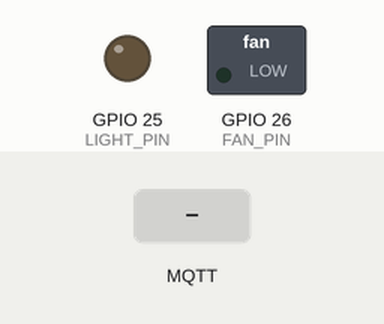
A sketch run on a simulated ESP32. Parts: switched loads named in the sketch (green lamp = pin HIGH), output pins drawn as LEDs (lit = HIGH). Inputs (shaded band) come from the test bench. WiFi joins after 1.5 s; servers stay silent unless stated; random numbers use the default seed unless the sketch sets one; no MQTT or app messages arrive unless stated; what the sketch prints to the serial monitor is not drawn.

Above: at 2.7 s.
2.8 s: MQTT message "on" arrives on the first subscribed topic
At 3.4 s:
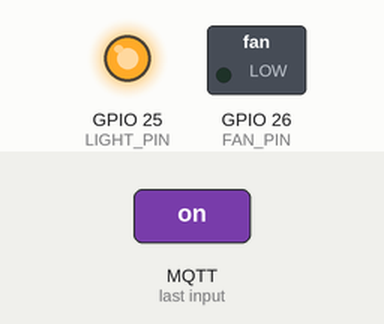
4.3 s: MQTT message "on" arrives on the second subscribed topic
At 5.5 s:
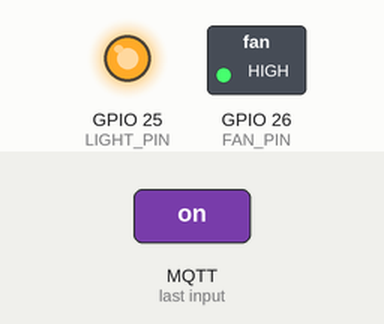
5.8 s: MQTT message "1" arrives on the first subscribed topic
At 6.8 s:
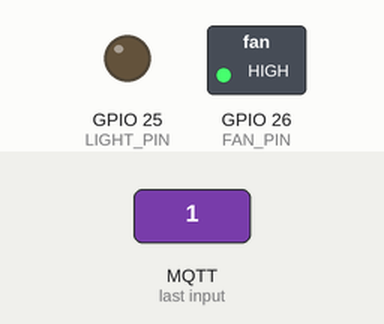
Timing chart, 0 to 8.8 s (numbered marks = the images above; inputs shaded):
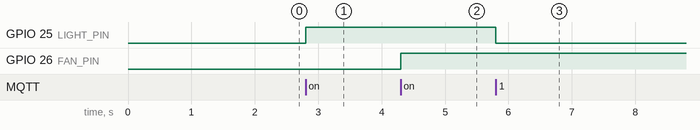

The sketch:

esp_.ino
```cpp
#include <WiFi.h>
#include <PubSubClient.h>

// --- WiFi Credentials ---
const char* ssid = "Haseeb";
const char* password = "hasibraj1";

// --- MQTT Broker Settings ---
const char* mqtt_server = "broker.hivemq.com";
const int mqtt_port = 1883;

// --- GPIO Pin Definitions for Relays ---
const int LIGHT_PIN = 25; // Connect Relay 1 (Light) here
const int FAN_PIN = 26;   // Connect Relay 2 (Fan) here

// --- MQTT Topics ---
const char* TOPIC_LIGHT_SET = "myhome/esp32/light/set";
const char* TOPIC_LIGHT_STATUS = "myhome/esp32/light/status";

const char* TOPIC_FAN_SET = "myhome/esp32/fan/set";
const char* TOPIC_FAN_STATUS = "myhome/esp32/fan/status";

WiFiClient espClient;
PubSubClient client(espClient);

// Function declarations
void setup_wifi();
void reconnect();
void callback(char* topic, byte* payload, unsigned int length);

void setup() {
  Serial.begin(115200);

  // Initialize Relay Pins
  pinMode(LIGHT_PIN, OUTPUT);
  pinMode(FAN_PIN, OUTPUT);

  // Set default state to OFF (LOW). Change to HIGH if your relay module is Active-Low.
  digitalWrite(LIGHT_PIN, LOW);
  digitalWrite(FAN_PIN, LOW);

  // Connect to Wi-Fi and MQTT
  setup_wifi();
  client.setServer(mqtt_server, mqtt_port);
  client.setCallback(callback);
}

void loop() {
  if (!client.connected()) {
    reconnect();
  }
  client.loop();
}

// --- Connect to Wi-Fi ---
void setup_wifi() {
  delay(10);
  Serial.println();
  Serial.print("Connecting to ");
  Serial.println(ssid);

  WiFi.begin(ssid, password);

  while (WiFi.status() != WL_CONNECTED) {
    delay(500);
    Serial.print(".");
  }

  Serial.println("");
  Serial.println("WiFi connected!");
  Serial.print("IP address: ");
  Serial.println(WiFi.localIP());
}

// --- MQTT Callback: Triggered when a message is received ---
void callback(char* topic, byte* payload, unsigned int length) {
  String message = "";
  for (unsigned int i = 0; i < length; i++) {
    message += (char)payload[i];
  }

  Serial.print("Message arrived [");
  Serial.print(topic);
  Serial.print("] ");
  Serial.println(message);

  // Handle Light Command
  if (String(topic) == TOPIC_LIGHT_SET) {
    if (message == "on") {
      digitalWrite(LIGHT_PIN, HIGH);
      client.publish(TOPIC_LIGHT_STATUS, "on", true); // Retain status
    } else {
      digitalWrite(LIGHT_PIN, LOW);
      client.publish(TOPIC_LIGHT_STATUS, "off", true);
    }
  }

  // Handle Fan Command
  else if (String(topic) == TOPIC_FAN_SET) {
    if (message == "on") {
      digitalWrite(FAN_PIN, HIGH);
      client.publish(TOPIC_FAN_STATUS, "on", true); // Retain status
    } else {
      digitalWrite(FAN_PIN, LOW);
      client.publish(TOPIC_FAN_STATUS, "off", true);
    }
  }
}

// --- Reconnect to MQTT Broker if disconnected ---
void reconnect() {
  while (!client.connected()) {
    Serial.print("Attempting MQTT connection...");

    // Create a unique client ID using chip ID
    String clientId = "ESP32Client-";
    clientId += String(random(0xffff), HEX);

    if (client.connect(clientId.c_str())) {
      Serial.println("connected");

      // Subscribe to command topics
      client.subscribe(TOPIC_LIGHT_SET);
      client.subscribe(TOPIC_FAN_SET);

      // Publish current physical states on startup/reconnect
      client.publish(TOPIC_LIGHT_STATUS, digitalRead(LIGHT_PIN) == HIGH ? "on" : "off", true);
      client.publish(TOPIC_FAN_STATUS, digitalRead(FAN_PIN) == HIGH ? "on" : "off", true);
    } else {
      Serial.print("failed, rc=");
      Serial.print(client.state());
      Serial.println(" try again in 5 seconds");
      delay(5000);
    }
  }
}
```

Measured:
- after the input at 2.8 s, GPIO 25 (LIGHT_PIN): LOW → HIGH at once
- after the input at 4.3 s, GPIO 26 (FAN_PIN): LOW → HIGH at once
- after the input at 5.8 s, GPIO 25 (LIGHT_PIN): HIGH → LOW at once
